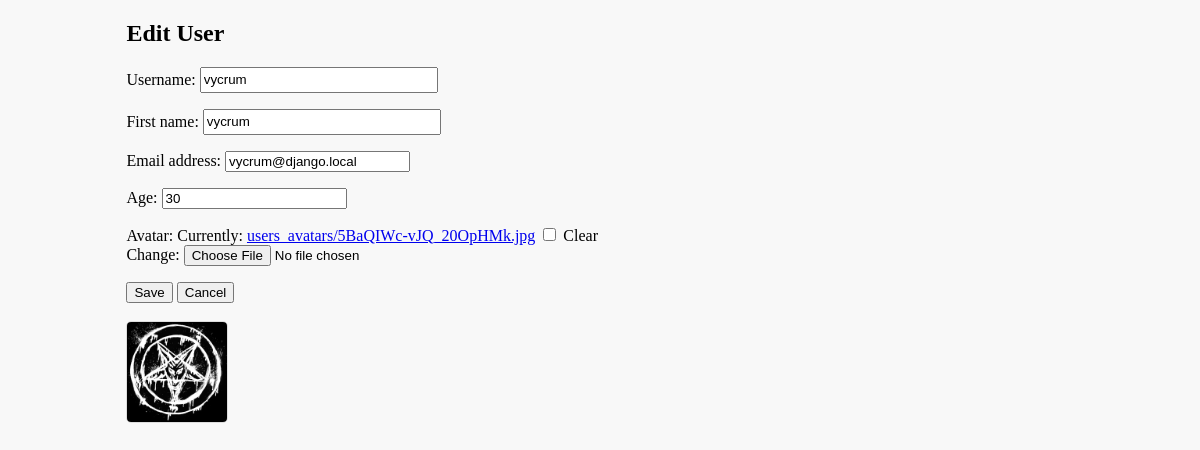
Screenshot of /auth/edit/ (signed in) with the database file from the repository.
### authapp/models.py (models this page shows, shortened)
class ShopUser(AbstractUser):
    avatar = models.ImageField(upload_to='users_avatars', null=True, blank=True)
    age = models.PositiveIntegerField(verbose_name='Age', null=True, blank=True)

### authapp/views.py (the view)
# urls.py: path('edit/', authapp.edit, name='edit'),
def edit(request):
    title = 'Edit User'
    if request.method == 'POST':
        edit_form = ShopUserEditForm(request.POST, request.FILES, instance=request.user)
        if edit_form.is_valid():
            edit_form.save()
            return HttpResponseRedirect(reverse('auth:edit'))
    else:
        edit_form = ShopUserEditForm(instance=request.user)
    content = {'title': title, 'edit_form': edit_form}
    return render(request, 'authapp/edit.html', content)

### authapp/forms.py
class ShopUserEditForm(UserChangeForm):
    class Meta:
        model = ShopUser
        fields = ('username', 'first_name', 'email', 'age', 'avatar', 'password')
    def __init__(self, *args, **kwargs):
        super().__init__(*args, **kwargs)
        for field_name, field in self.fields.items():
            field.widget.attrs['class'] = 'form-control'
            field.help_text = ''
            if field_name == 'password':
                field.widget = forms.HiddenInput()

### basketapp/models.py (called while the page is built)
    @property
    def cost(self):
        return self.quantity * self.product.price

### mainapp/context__processors.py (called while the page is built)
def get_categories(request):
    return {'all_categories': ProductCategory.objects.all()}

def get_basket(request):
    basket = []
    quantity = None
    total_price = None
    if request.user.is_authenticated:
        basket = request.user.basket.select_related('product__category').all()
        quantity = sum(list(map(lambda item: item.quantity, basket)))
        total_price = sum(list(map(lambda item: item.cost, basket)))
    return {
        'basket': basket,
        'basket_quantity': quantity,
        'basket_total_price': total_price
    }

### templates/authapp/edit.html (shortened to what this page needs)
{% extends 'authapp/base.html' %}
{% block content %}
    <h2>Edit User</h2>
    <form class="form-horizontal" action="{% url 'auth:edit' %}" method="post" enctype="multipart/form-data">
        {{ edit_form.as_p }}
        <input class="form-control" type="submit" value="Save">
        <button class="btn btn-round form-control last">
        <a href="{% url 'main' %}" class="cancel_button">Cancel</a>
    </button>
    </form>
    <div class="user_avatar">
        <img src="/media/{{ user.avatar }}">
    </div>
{% endblock content %}

### static/css/style.css (style rules this page uses)
body { background-color: #f8f8f8; }
input[type="text"] { height: 20px; width: 230px; }
input::placeholder, textarea::placeholder { color: darkslategray; font-size: 14px italic; }
.user_avatar img { max-width: 100px; max-height: 100px; border: 1px solid #ddd; border-radius: 5%; }
.cancel_button { color: black; text-decoration: none; }

### rows the page displays
ShopUser: username "vycrum", first_name "vycrum", email "vycrum@django.local", age "30", avatar (picture)
